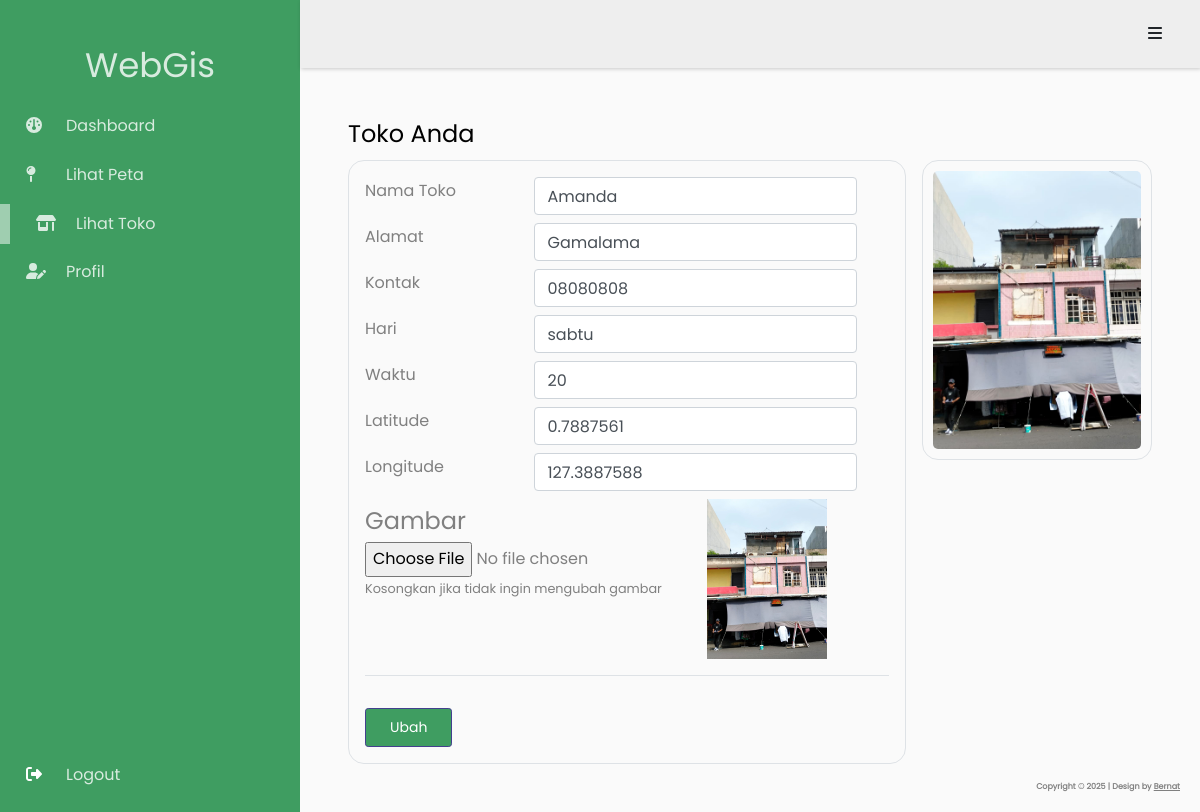
Page /pages/toko/index.php (signed in) on the committed database.
### tables this page shows
CREATE TABLE `tb_toko` (
  `id_toko` int(11) NOT NULL,
  `id_user` int(11) NOT NULL,
  `id_lokasi` int(11) NOT NULL
);

CREATE TABLE `tb_lokasi` (
  `id_lokasi` int(11) NOT NULL,
  `nama_toko` varchar(50) NOT NULL,
  `alamat` varchar(100) NOT NULL,
  `kontak` varchar(15) NOT NULL,
  `hari` varchar(50) NOT NULL,
  `waktu` varchar(50) NOT NULL,
  `gambar` varchar(50) NOT NULL,
  `latitude` varchar(20) NOT NULL,
  `longitude` varchar(20) NOT NULL
);

### config.php (called while the page is built, shortened)
<?php
function base_url($url = null)
{
    $baseUrl = 'http://localhost/akhyar';
    if ($url != null) {
        return $baseUrl . '/' . $url;
    } else {
        return $baseUrl;
    }
}
$menu = [
    ['label' => 'Dashboard', 'url' => base_url('pages/dashboard/'), 'icon' => 'fas fa-gauge'],
    ['label' => 'Lihat Peta', 'url' => base_url('pages/peta/'), 'icon' => 'fas fa-map-pin'],
    ['label' => 'Daftar Lokasi', 'url' => base_url('pages/lokasi/'), 'icon' => 'fas fa-list', 'akses' => ['admin']],
    ['label' => 'Lihat Toko', 'url' => base_url('pages/toko/'), 'icon' => 'fas fa-shop', 'akses' => ['pemilik-toko']],
    ['label' => 'Profil', 'url' => base_url('pages/profil/'), 'icon' => 'fas fa-user-pen']
];
function valid()
{
    return isset($_SESSION['valid']) && $_SESSION['valid'] === true;
}

### pages/toko/index.php (the view, shortened to what this page needs)
<?php
$label = 'Toko Anda';
include_once "../../header.php";
$ada = false;
$id = $_SESSION['data']['id_user'];
$sql = mysqli_query($db, "SELECT * FROM tb_toko JOIN tb_user ON tb_toko.id_user = tb_user.id_user JOIN tb_lokasi ON tb_toko.id_lokasi = tb_lokasi.id_lokasi WHERE tb_toko.id_user = '$id'") or die(mysqli_error($db));
if (mysqli_num_rows($sql)> 0) {
    $data = mysqli_fetch_assoc($sql);
    $ada = true;
}
?>
<div class="d-flex justify-content-between">
    <div>
        <h4><?= $label ?></h4>
    </div>
</div>
<form action="proc.php" method="post" class="d-flex gap-3" enctype="multipart/form-data">
    <div style="font-size: 1rem; width: 100%; border-radius: 16px" class="p-3 border">
        <div class="row mb-2">
            <div class="col-4">Nama Toko</div>
            <input class="col-7 form-control" type="text" name="nama_toko" value=<?= $data['nama_toko'] ?? '-' ?>>
        </div>
        <div class="row mb-2">
            <div class="col-4">Alamat</div>
            <input class="col-7 form-control" type="text" name="alamat" value=<?= $data['alamat'] ?? '-' ?>>
        </div>
        <div class="row mb-2">
            <div class="col-4">Kontak</div>
            <input class="col-7 form-control" type="text" name="kontak" value=<?= $data['kontak'] ?? '-' ?>>
        </div>
        <div class="row mb-2">
            <div class="col-4">Hari</div>
            <input class="col-7 form-control" type="text" name="hari" value=<?= $data['hari'] ?? '-' ?>>
        </div>
        <div class="row mb-2">
            <div class="col-4">Waktu</div>
            <input class="col-7 form-control" type="text" name="waktu" value=<?= $data['waktu'] ?? '-' ?>>
        </div>
        <div class="row mb-2">
            <div class="col-4">Latitude</div>
            <input class="col-7 form-control" type="number" name="latti" value=<?= $data['latitude'] ?? '-' ?>>
        </div>
        <div class="row mb-2">
            <div class="col-4">Longitude</div>
            <input class="col-7 form-control" type="number" name="longi" value=<?= $data['longitude'] ?? '-' ?>>
        </div>
        <?php
        if (!$ada) { ?>
            <div class="d-flex border-bottom mb-3">
                <div class="d-flex flex-column">
                    <span style="font-size: 1.50rem;">Gambar</span>
                    <input id="gambar" type="file" accept="image/*" name="gambar" required>
                </div>
            </div>
            <input class="mt-3 btn btn-sm btn-info py-2 px-4" type="submit" name="add" value="Simpan">
        <?php } else { ?>
            <div class="d-flex border-bottom mb-3">
                <div class="d-flex flex-column">
                    <span style="font-size: 1.50rem;">Gambar</span>
                    <input id="gambar" type="file" name="gambar">
                    <p class="small">Kosongkan jika tidak ingin mengubah gambar</p>
                </div>
                <?php if (!empty($data['gambar'])): ?>
                    <p><img src="../../_assets/images/<?= $data['gambar'] ?>" alt="Gambar TPQ"
                            style="max-width: 120px; height: auto;"></p>
                <?php endif; ?>
            </div>
            <input class="mt-3 btn btn-sm btn-info py-2 px-4" type="submit" name="edit" value="Ubah">
        <?php } ?>
    </div>
    <?php if (!empty($data['gambar'])): ?>
        <img src="../../_assets/images/<?= $data['gambar'] ?>" alt="Gambar TPQ" class="border"
            style="padding: 10px; max-width: 300px; height: 300px; border-radius: 16px;">
    <?php else: ?>
        <p>Tidak ada gambar yang tersedia.</p>
    <?php endif; ?>
</form>
<?php include_once "../../footer.php" ?>

### header.php (shortened to what this page needs)
<?php require_once 'config.php'; ?>
<!DOCTYPE html>
<html lang="en">
<head>
    <link rel="stylesheet" href="<?= base_url('_assets/css/style.css') ?>" />
    <link rel="stylesheet" href="https://unpkg.com/leaflet@1.9.4/dist/leaflet.css"
 />
</head>
<body>
    <div class="wrapper custom-relative d-flex align-items-stretch">
        <nav id="sidebar">
            <div class="logo ">
                <a href="#">WebGis</a>
            </div>
            <div class="d-flex flex-column flex-auto my-2">
                <div class="flex-auto">
                    <?php $halamanAktif = "http://$_SERVER[HTTP_HOST]$_SERVER[REQUEST_URI]";
                    foreach ($menu as $men) {
                        if (!has_akses($men['akses'] ?? [])) {
                            continue;
                        }
                        $u = (strpos($halamanAktif, $men["url"]) === 0); ?>
                        <a href="<?= $men['url'] ?>" class="sidebar-item <?= $u ? 'active' : '' ?>">
                            <div class="mr-3 ikon">
                                <i class="<?= $men['icon'] ?>"></i>
                            </div>
                            <div>
                                <?= $men['label'] ?>
                            </div>
                        </a>
                        <?php
                    } ?>
                </div>
                <?php if (valid()) { ?>
                    <div class="sidebar-item">
                        <div class="mr-3 ikon">
                            <i class="fas fa-right-from-bracket"></i>
                        </div>
                        <div>
                            <a href="<?= base_url('logout.php') ?>">Logout</a>
                        </div>
                    </div>
                <?php } ?>
            </div>
        </nav>
        <div id="content">
            <nav class="navbar navbar-expand-lg navbar-custom-bg">
                <div class="container-fluid" style="display: flex; justify-content: end;">
                    <button type="button" id="sidebarCollapse" class="btn">
                        <i class="fa fa-bars"></i>
                    </button>
                </div>
            </nav>
            <div class="p-4 p-md-5">

### footer.php (shortened to what this page needs)
</div>
</div>
<div class="custom-footer">
    <p>
        Copyright &copy;
        | Design by
        <a href="https://andikasukardi.brnat.site">
            Bernat
        </a>
    </p>
</div>
</div>
</body>
</html>

### header.php (style rules this page uses)
.custom-relative { position: relative; }
.custom-footer { position: absolute; right: 20px; bottom: 2px; font-size: 0.50rem; font-weight: bold; }
.custom-footer a { color: gray; text-decoration: underline; }

### rows in the picture
tb_toko: nama_toko "Amanda", alamat "Gamalama", kontak "08080808", hari "sabtu", waktu "20", latti "0.7887561", longi "127.3887588", id_lokasi.gambar (picture)

### other values in the picture
$men['label'] "Dashboard"
$men['label'] "Lihat Peta"
$men['label'] "Lihat Toko"
$men['label'] "Profil"
$label "Toko Anda"
